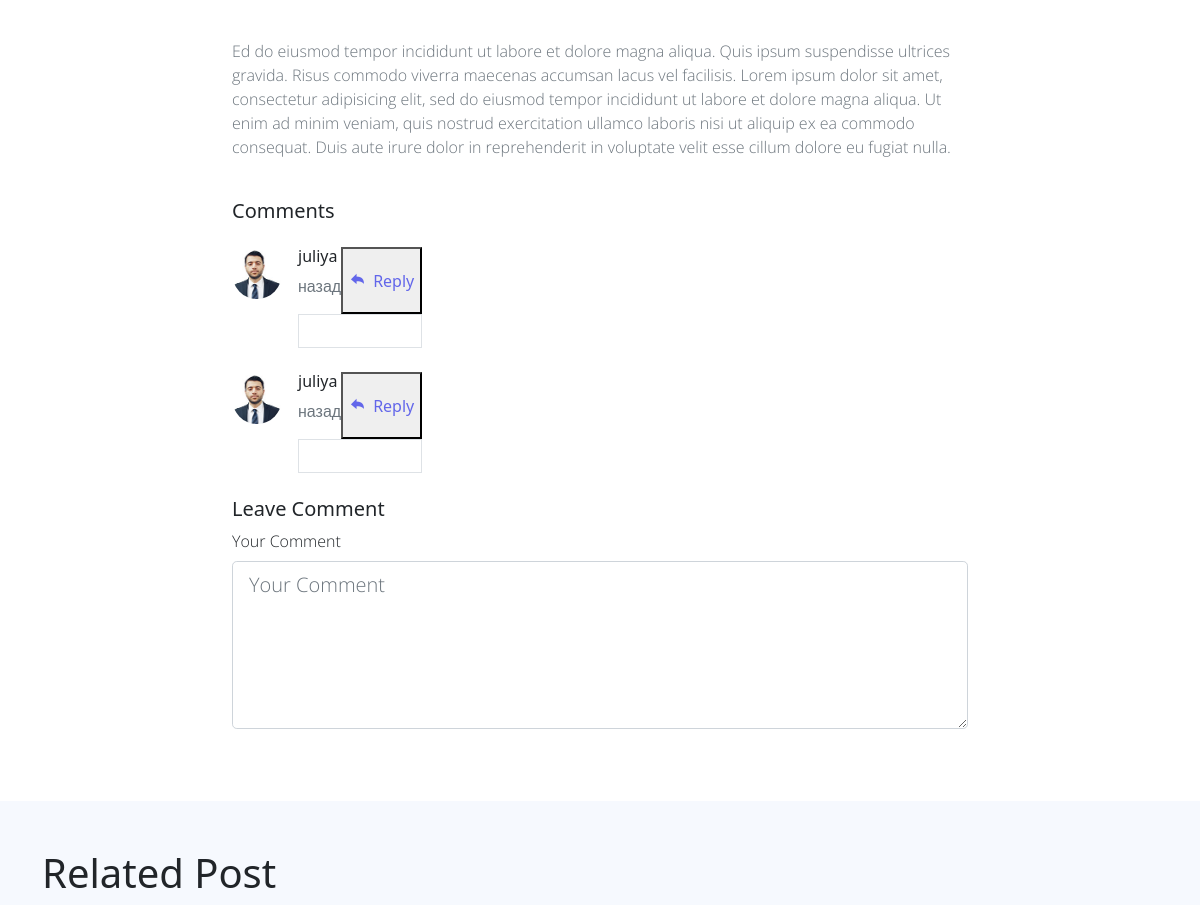
/detail/5/ (middle part), run on an earlier commit of the app's database.
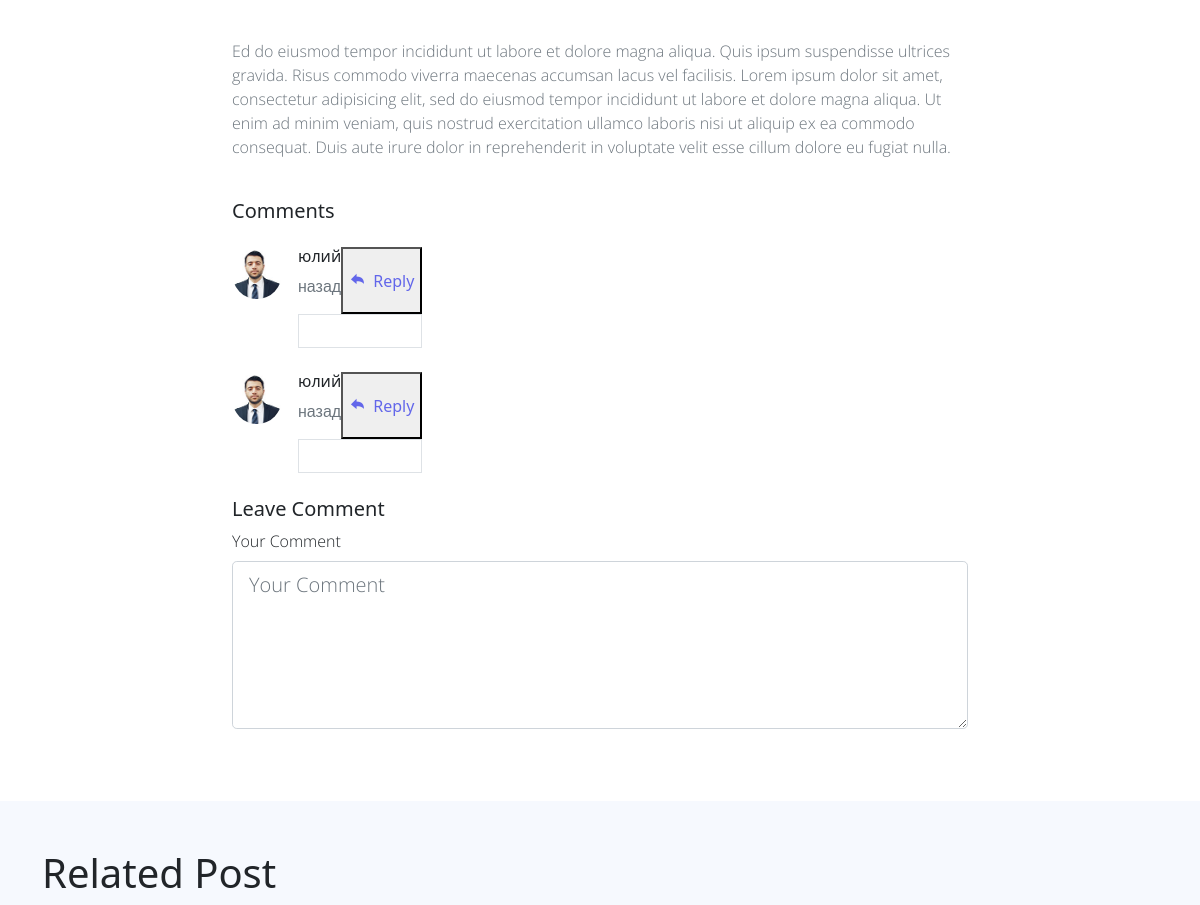
And on a later commit of the database.
### product/models.py (models this page shows, shortened)
class Feedback(models.Model):
    user = models.ForeignKey(MyUser, on_delete=models.CASCADE)
    estate = models.ForeignKey(Estate, on_delete=models.CASCADE, related_name='feedbacks')
    comment = models.TextField()
    created_at = models.DateTimeField(auto_now_add=True)

### user/models.py (models this page shows, shortened)
class MyUser(AbstractBaseUser):
    username=models.CharField(max_length=222,verbose_name='имя пользователя')
    email=models.EmailField(unique=True,verbose_name='адрес электронной почты')
    avatar=models.ImageField(upload_to='media/user_avatars',**NULLABLE,verbose_name='аватар')
    role=models.CharField(
        max_length=20,
        choices=MyUserRoleEnum.choices,
        default=MyUserRoleEnum.STANDARD_USER,
        verbose_name='Роль'
    )
    balance=models.DecimalField(default=0,decimal_places=2,max_digits=12,verbose_name='Баланс')
    is_admin = models.BooleanField(
        default=False
    )
    is_2fa_enabled=models.BooleanField(default=False)
    created_date=models.DateTimeField(auto_now=True)
    objects=MyUserManager()
    USERNAME_FIELD = 'email'
    REQUIRED_FIELDS = ['username']

### product/views.py (the view)
# urls.py: path('detail/<int:estate_pk>/',views.estate_detail_view,name='detail'),
def estate_detail_view(request,estate_pk):
    estate=get_object_or_404(Estate,id=estate_pk)
    recommended_estates=Estate.objects.filter(category=estate.category).exclude(id=estate.id)
    estate_like_count=Favorite.objects.filter(estate=estate).count()
    print(estate)
    return render(
        request,
        'main/estate_detail.html',
        {
            'estate': estate,
            'recommended_estates':recommended_estates,
            'estate_like_count':estate_like_count
        }
    )

### product/templates/main/estate_detail.html (shortened to what this page needs)
    {% extends 'base.html' %}
    {% load static %}
    {% block content %}
    <section class="container py-5">
        <div class="row justify-content-center">
            <div class="col-lg-8 pt-4 pb-4">
            </div>
        </div>
        <div class="row justify-content-center">
            <div class="col-lg-8 ml-auto mr-auto pt-3 pb-4">
                <p class="text-muted light-300">
                    Ed do eiusmod tempor incididunt ut labore et dolore magna aliqua.
                    Quis ipsum suspendisse ultrices gravida. Risus commodo viverra maecenas
                    accumsan lacus vel facilisis. Lorem ipsum dolor sit amet, consectetur
                    adipisicing elit, sed do eiusmod tempor incididunt ut labore et dolore
                    magna aliqua. Ut enim ad minim veniam, quis nostrud exercitation ullamco
                    laboris nisi ut aliquip ex ea commodo consequat. Duis aute irure dolor
                    in reprehenderit in voluptate velit esse cillum dolore eu fugiat nulla.
                </p>
            </div>
        </div>
        <div class="row justify-content-center">
            <div class="worksingle-comment-heading col-8 m-auto pb-3">
                <h4 class="h5">Comments</h4>
            </div>
        </div>
         {% for freedback in estate.feedbacks.all %}
        <div class="row pb-4">
            <div class="worksingle-comment-body col-md-8 m-auto">
                <div class="d-flex">
                    <div>
                        <img class="rounded-circle" src="{% static 'assets/img/team-05.jpg' %}" style="width: 50px;">
                    </div>
                    <div class="comment-body">
                        <div class="comment-header d-flex justify-content-between ms-3">
                            <div class="header text-start">
                                <h5 class="h6">{{ freedback.user.username}}</h5>
                                <p class="text-muted light-300">{{ feedback.created_at|timesince }} назад</p>
                            </div>
                        <button
                          type="button"
                          class="text-decoration-none text-secondary reply-btn"
                          data-feedback-id="{{ feedback.id }}"
                          data-bs-toggle="modal"
                          data-bs-target="#replyModal"
                        >
                          <i class='bx bxs-share me-2'></i>Reply
                        </button>
                    </div>
                    <div class="footer">
                        <div class="card-body border ms-3 light-300">
                        </div>
                    </div>
                </div>
            </div>
        </div>
    </div>
{% endfor %}
        <div class="row pb-4">
            <div class="worksingle-comment-footer col-lg-8 m-auto">
                <h4 class="h5">Leave Comment</h4>
                <form class="col-md-12 m-auto" method="post" action="{% url 'feedback_create' estate.id %}" role="form">
                    <div class="form-group">
                        <label class="pb-2 pt-sm-0 pt-4 light-300" for="inputmessage">Your Comment</label>
                        <textarea class="form-control form-control-lg light-300" id="inputmessage" name="comment" placeholder="Your Comment" rows="5"></textarea>
                    </div>
                </form>
            </div>
        </div>
    </section>
    <article class="container-fluid bg-light">
        <div class="container">
            <div class="worksingle-related-header row">
                <h1 class="h2 py-5">Related Post</h1>
            </div>
</div>
{% endblock %}

What changed in the data, as far as the page shows it:
changed through a linked row, Feedback (number 1 of 2 on the later page): user.username "juliya" → "юлий"
changed through a linked row, Feedback (number 2 of 2 on the later page): user.username "juliya" → "юлий"
